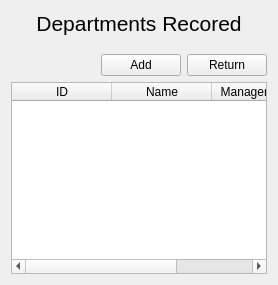
         <widget class="QWidget" name="page_9">
          <layout class="QGridLayout" name="gridLayout_20">
           <item row="0" column="0" rowspan="2" colspan="3" alignment="Qt::AlignHCenter|Qt::AlignVCenter">
            <widget class="QLabel" name="Employee_recodes_2">
             <property name="text">
              <string>&lt;html&gt;&lt;head/&gt;&lt;body&gt;&lt;p align=&quot;center&quot;&gt;&lt;span style=&quot; font-size:16pt;&quot;&gt;Departments Recored&lt;/span&gt;&lt;/p&gt;&lt;p align=&quot;center&quot;&gt;&lt;br/&gt;&lt;/p&gt;&lt;/body&gt;&lt;/html&gt;</string>
             </property>
            </widget>
           </item>
           <item row="1" column="1">
            <widget class="QPushButton" name="DepartemntTable_Add_butt">
             <property name="maximumSize">
              <size>
               <width>80</width>
               <height>16777215</height>
              </size>
             </property>
             <property name="text">
              <string>Add</string>
             </property>
            </widget>
           </item>
           <item row="1" column="2">
            <widget class="QPushButton" name="DepartemntTable_Return_butt">
             <property name="maximumSize">
              <size>
               <width>80</width>
               <height>16777215</height>
              </size>
             </property>
             <property name="text">
              <string>Return</string>
             </property>
            </widget>
           </item>
           <item row="2" column="0" colspan="3">
            <widget class="QTableWidget" name="DepartemntTable">
             <property name="selectionBehavior">
              <enum>QAbstractItemView::SelectRows</enum>
             </property>
             <column>
              <property name="text">
               <string>ID</string>
              </property>
             </column>
             <column>
              <property name="text">
               <string>Name</string>
              </property>
             </column>
             <column>
              <property name="text">
               <string>Manager Name</string>
              </property>
             </column>
            </widget>
           </item>
          </layout>
         </widget>
